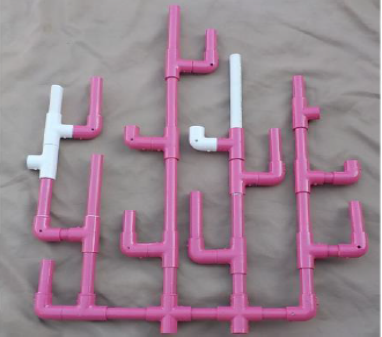
#> input picture Task 2.2/old.png, 382 x 337 px
$ python -i old.py   (imports and definitions only)
#> lines starting #> are read from the running program, lines starting #| are printed output that depends on the picture; after the words box and inside, x2 and y2 are one past the last pixel; in counts of white or black regions, pixels touching at a corner belong together
#> further down, picture is the input picture: shape (337, 382, 3); mean B, G, R 143.7, 131.2, 152.9
# USAGE
# python align_document.py --template form_w4.png --image scans/scan_01.jpg
# note : not disabling image shows unless we finish project
# import the necessary packages
import numpy as np
import imutils
import cv2

lower_purple = np.array([130, 50, 90])
upper_purple = np.array([170, 255, 255])
lower_white = np.array([0, 3, 220])
upper_white = np.array([255, 255, 255])
kernel = np.ones((5, 5), np.uint8)
kernel2 = np.ones((15, 15), np.uint8)
# [1 line not run here, left out]

# [50 lines that did not run here, left out]

def align_and_detect(image1, template = cv2.imread('old.png'), maxfeatures=500, keepercent=0.2,
                 debug=True):
#> called with maxfeatures = 500, keepercent = 0.2, debug = True
    hsv = cv2.cvtColor(image1, cv2.COLOR_BGR2HSV)
#> hsv: shape (337, 382, 3); mean H, S, V 125.9, 34.9, 153.8
    lower_val = np.array([130, 50, 90])
    upper_val = np.array([170, 255, 255])
    mask = cv2.inRange(hsv, lower_val, upper_val)
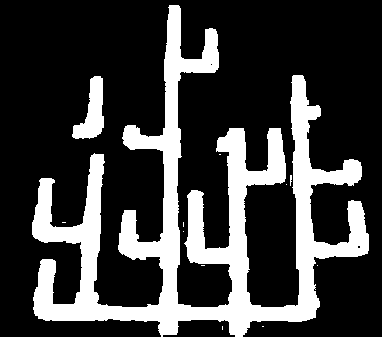
#> mask: shape (337, 382); 23.8% white; 12 white regions (10 under 20 px), largest, box (x1, y1, x2, y2) and area: (32, 5, 369, 337) 29476, (72, 76, 104, 139) 1077
    if np.sum(mask) <= 1000:
        return { 'growth_cnts' : [],'death_cnts' : [],'blotching_cnts' : [],'recovery_cnts' : [] }
    # convert both the input image and template to grayscale
    imagegray = cv2.cvtColor(image1, cv2.COLOR_BGR2GRAY)
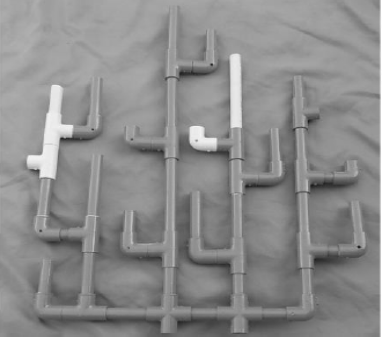
#> imagegray: shape (337, 382); min 24, max 255, mean 139.1
    templategray = cv2.cvtColor(template, cv2.COLOR_BGR2GRAY)

    # use ORB to detect keypoints and extract (binary) local
    # invariant features
    orb = cv2.ORB_create(maxfeatures)
    (kpsa, descsa) = orb.detectAndCompute(imagegray, None)
#> kpsa = 463 keypoints; strongest (x, y, size): (62, 138, 31), (61, 138, 37.2), (38, 170, 31), (37, 170, 37.2)
    (kpsb, descsb) = orb.detectAndCompute(templategray, None)
#> kpsb has the same summary as kpsa

    # match the features
    method = cv2.DESCRIPTOR_MATCHER_BRUTEFORCE_HAMMING
    matcher = cv2.DescriptorMatcher_create(method)
    matches = matcher.match(descsa, descsb, None)
#> matches = 463 matches

    # sort the matches by their distance (the smaller the distance,
    # the "more similar" the features are)
    matches = sorted(matches, key=lambda x: x.distance)

    # keep only the top matches
    keep = int(len(matches) * keepercent)
#> keep = 92
    matches = matches[:keep]
#> matches = 92 matches
    if len(matches) < 50:
        return { 'growth_cnts' : [],'death_cnts' : [],'blotching_cnts' : [],'recovery_cnts' : [] }
    # check to see if we should visualize the matched keypoints
    if debug:
        matchedvis = cv2.drawMatches(image1, kpsa, template, kpsb,
                                     matches, None)
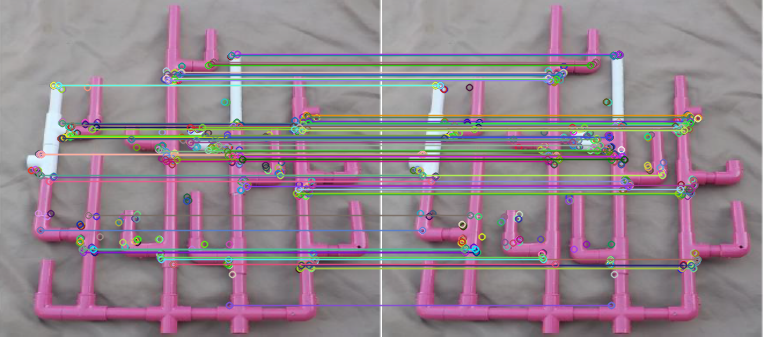
#> matchedvis: shape (337, 764, 3); mean B, G, R 141.4, 131.7, 147.7
        matchedvis = imutils.resize(matchedvis, width=1000)
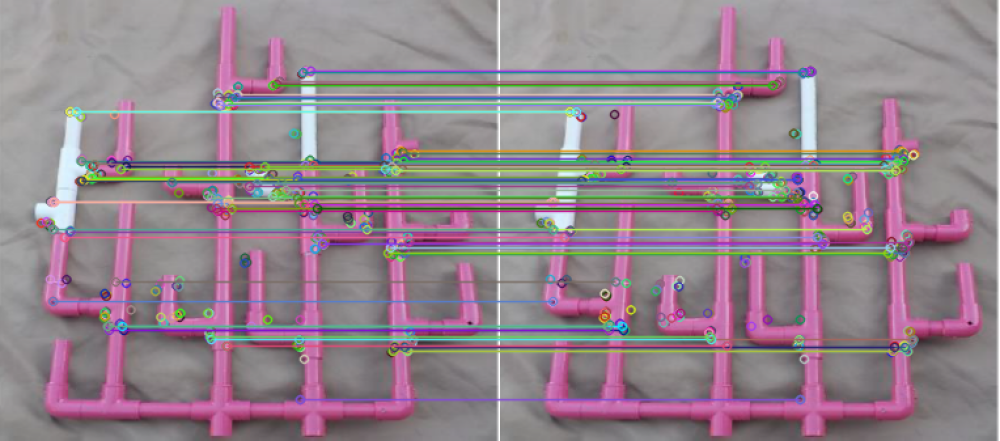
#> matchedvis: shape (441, 1000, 3); mean B, G, R 141.3, 131.7, 147.6

    # allocate memory for the keypoints (x,y-coordinates) from the
    # top matches -- we'll use these coordinates to compute our
    # homography matrix
    ptsa = np.zeros((len(matches), 2), dtype="float")
#> ptsa = 92 pairs, first value 0 to 0, second value 0 to 0
    ptsb = np.zeros((len(matches), 2), dtype="float")
#> ptsb = 92 pairs, first value 0 to 0, second value 0 to 0

    # loop over the top matches
    for (i, m) in enumerate(matches):
        # indicate that the two keypoints in the respective images
        # map to each other
        ptsa[i] = kpsa[m.queryIdx].pt
        ptsb[i] = kpsb[m.trainIdx].pt
#> this loop made 92 passes
#> after the loop, ptsa = 92 pairs, first value 39 to 315, second value 54 to 305; ptsb has the same summary as ptsa

    # compute the homography matrix between the two sets of matched
    # points
    if len(ptsa) == 0 or len(ptsb) == 0:
        return { 'growth_cnts' : [],'death_cnts' : [],'blotching_cnts' : [],'recovery_cnts' : [] }
    H = cv2.findHomography(ptsa, ptsb, method=cv2.RANSAC)[0]
#> H = [[1, -3.95e-17, -4.2e-14], [4.5e-17, 1, -2.77e-15], [3.44e-19, -3.42e-19, 1]]
    # use the homography matrix to align the images
    (h, w) = template.shape[:2]
#> h = 337; w = 382
    aligned = cv2.warpPerspective(image1, H, (w, h))
    old = template
    # return the aligned image
#> (the run stopped early here; a loop or call above may not have finished)
